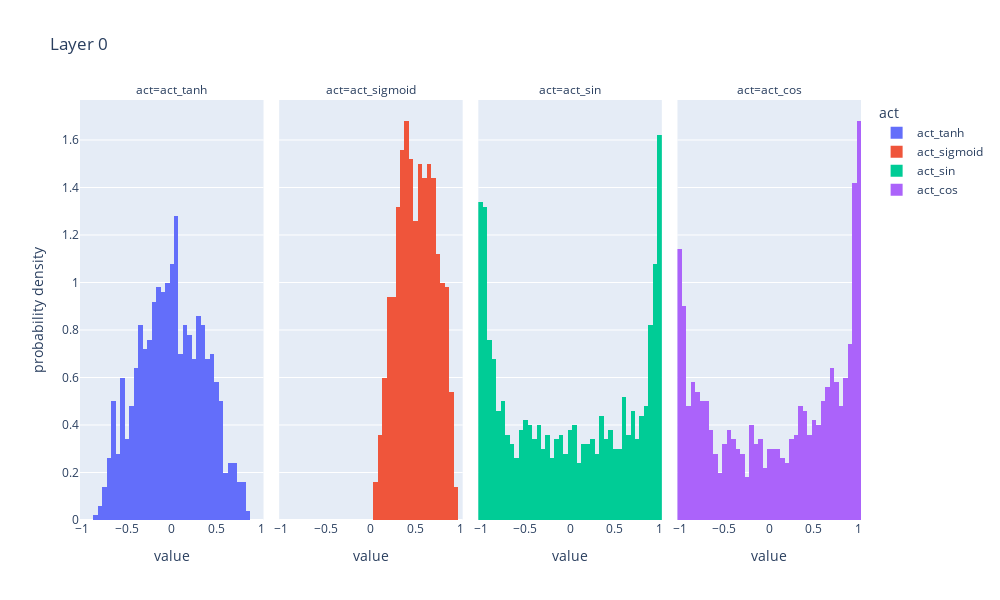
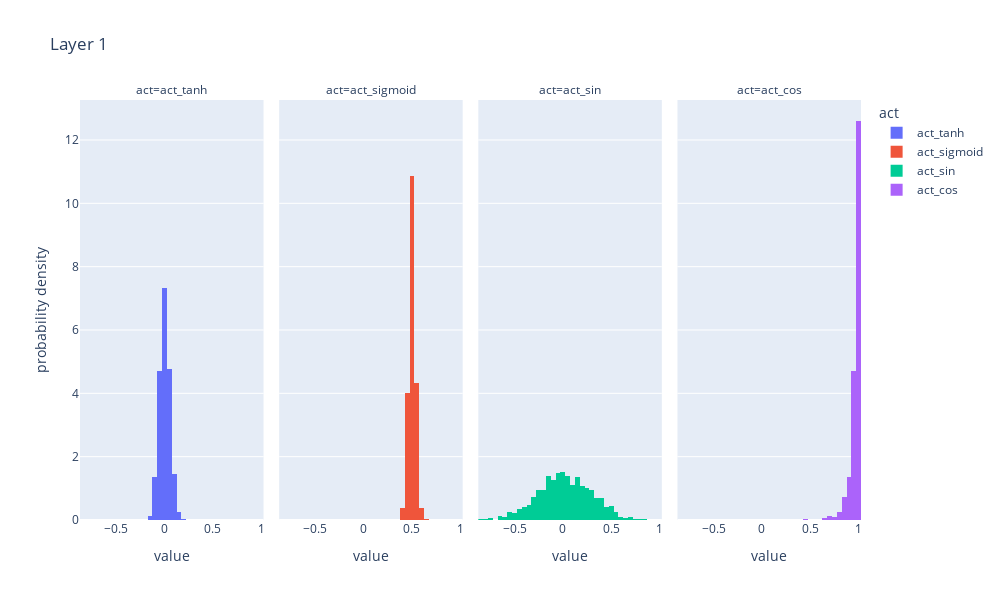

Notebook code for these charts, in order:
### Code cell
o, intermediate_acts = net.forward_with_activations(x_enc)

for i, (h, acts) in enumerate(intermediate_acts):
    if len(acts) < 1:
        continue
    plot_acts(acts, title=f'Layer {i}')
    display(h.plt)

### Figure 1 — Plotly figure (JSON) as saved in the notebook; plotly's stock layout.template omitted (floating-point values rounded to 4 significant figures; data arrays with more than 128 entries replaced by an {"elided": "..."} marker saying what was removed)
{"data": [{"alignmentgroup": "True", "bingroup": "x", "histnorm": "probability density", "hovertemplate": "act=act_tanh<br>value=%{x}<br>probability density=%{y}<extra></extra>", "legendgroup": "act_tanh", "marker": {"color": "#636efa", "pattern": {"shape": ""}}, "name": "act_tanh", "offsetgroup": "act_tanh", "orientation": "v", "showlegend": true, "type": "histogram", "x": {"elided": "1000 float values"}, "xaxis": "x", "yaxis": "y"}, {"alignmentgroup": "True", "bingroup": "x", "histnorm": "probability density", "hovertemplate": "act=act_sigmoid<br>value=%{x}<br>probability density=%{y}<extra></extra>", "legendgroup": "act_sigmoid", "marker": {"color": "#EF553B", "pattern": {"shape": ""}}, "name": "act_sigmoid", "offsetgroup": "act_sigmoid", "orientation": "v", "showlegend": true, "type": "histogram", "x": {"elided": "1000 float values"}, "xaxis": "x2", "yaxis": "y2"}, {"alignmentgroup": "True", "bingroup": "x", "histnorm": "probability density", "hovertemplate": "act=act_sin<br>value=%{x}<br>probability density=%{y}<extra></extra>", "legendgroup": "act_sin", "marker": {"color": "#00cc96", "pattern": {"shape": ""}}, "name": "act_sin", "offsetgroup": "act_sin", "orientation": "v", "showlegend": true, "type": "histogram", "x": {"elided": "1000 float values"}, "xaxis": "x3", "yaxis": "y3"}, {"alignmentgroup": "True", "bingroup": "x", "histnorm": "probability density", "hovertemplate": "act=act_cos<br>value=%{x}<br>probability density=%{y}<extra></extra>", "legendgroup": "act_cos", "marker": {"color": "#ab63fa", "pattern": {"shape": ""}}, "name": "act_cos", "offsetgroup": "act_cos", "orientation": "v", "showlegend": true, "type": "histogram", "x": {"elided": "1000 float values"}, "xaxis": "x4", "yaxis": "y4"}], "layout": {"annotations": [{"font": {}, "showarrow": false, "text": "act=act_tanh", "x": 0.1175, "xanchor": "center", "xref": "paper", "y": 1, "yanchor": "bottom", "yref": "paper"}, {"font": {}, "showarrow": false, "text": "act=act_sigmoid", "x": 0.3725, "xanchor": "center", "xref": "paper", "y": 1, "yanchor": "bottom", "yref": "paper"}, {"font": {}, "showarrow": false, "text": "act=act_sin", "x": 0.6275, "xanchor": "center", "xref": "paper", "y": 1, "yanchor": "bottom", "yref": "paper"}, {"font": {}, "showarrow": false, "text": "act=act_cos", "x": 0.8825, "xanchor": "center", "xref": "paper", "y": 1, "yanchor": "bottom", "yref": "paper"}], "autosize": false, "barmode": "relative", "height": 600, "legend": {"title": {"text": "act"}, "tracegroupgap": 0}, "title": {"text": "Layer 0"}, "width": 1000, "xaxis": {"anchor": "y", "autorange": true, "domain": [0, 0.235], "range": [-1.025, 1.025], "title": {"text": "value"}, "type": "linear"}, "xaxis2": {"anchor": "y2", "autorange": true, "domain": [0.255, 0.49], "matches": "x", "range": [-1.025, 1.025], "title": {"text": "value"}, "type": "linear"}, "xaxis3": {"anchor": "y3", "autorange": true, "domain": [0.51, 0.745], "matches": "x", "range": [-1.025, 1.025], "title": {"text": "value"}, "type": "linear"}, "xaxis4": {"anchor": "y4", "autorange": true, "domain": [0.765, 1.0], "matches": "x", "range": [-1.025, 1.025], "title": {"text": "value"}, "type": "linear"}, "yaxis": {"anchor": "x", "autorange": true, "domain": [0, 1], "range": [0, 1.768], "title": {"text": "probability density"}}, "yaxis2": {"anchor": "x2", "autorange": true, "domain": [0, 1], "matches": "y", "range": [0, 1.768], "showticklabels": false}, "yaxis3": {"anchor": "x3", "autorange": true, "domain": [0, 1], "matches": "y", "range": [0, 1.768], "showticklabels": false}, "yaxis4": {"anchor": "x4", "autorange": true, "domain": [0, 1], "matches": "y", "range": [0, 1.768], "showticklabels": false}}}

### Figure 2 — Plotly figure (JSON) as saved in the notebook; plotly's stock layout.template omitted (floating-point values rounded to 4 significant figures; data arrays with more than 128 entries replaced by an {"elided": "..."} marker saying what was removed)
{"data": [{"alignmentgroup": "True", "bingroup": "x", "histnorm": "probability density", "hovertemplate": "act=act_tanh<br>value=%{x}<br>probability density=%{y}<extra></extra>", "legendgroup": "act_tanh", "marker": {"color": "#636efa", "pattern": {"shape": ""}}, "name": "act_tanh", "offsetgroup": "act_tanh", "orientation": "v", "showlegend": true, "type": "histogram", "x": {"elided": "1000 float values"}, "xaxis": "x", "yaxis": "y"}, {"alignmentgroup": "True", "bingroup": "x", "histnorm": "probability density", "hovertemplate": "act=act_sigmoid<br>value=%{x}<br>probability density=%{y}<extra></extra>", "legendgroup": "act_sigmoid", "marker": {"color": "#EF553B", "pattern": {"shape": ""}}, "name": "act_sigmoid", "offsetgroup": "act_sigmoid", "orientation": "v", "showlegend": true, "type": "histogram", "x": {"elided": "1000 float values"}, "xaxis": "x2", "yaxis": "y2"}, {"alignmentgroup": "True", "bingroup": "x", "histnorm": "probability density", "hovertemplate": "act=act_sin<br>value=%{x}<br>probability density=%{y}<extra></extra>", "legendgroup": "act_sin", "marker": {"color": "#00cc96", "pattern": {"shape": ""}}, "name": "act_sin", "offsetgroup": "act_sin", "orientation": "v", "showlegend": true, "type": "histogram", "x": {"elided": "1000 float values"}, "xaxis": "x3", "yaxis": "y3"}, {"alignmentgroup": "True", "bingroup": "x", "histnorm": "probability density", "hovertemplate": "act=act_cos<br>value=%{x}<br>probability density=%{y}<extra></extra>", "legendgroup": "act_cos", "marker": {"color": "#ab63fa", "pattern": {"shape": ""}}, "name": "act_cos", "offsetgroup": "act_cos", "orientation": "v", "showlegend": true, "type": "histogram", "x": {"elided": "1000 float values"}, "xaxis": "x4", "yaxis": "y4"}], "layout": {"annotations": [{"font": {}, "showarrow": false, "text": "act=act_tanh", "x": 0.1175, "xanchor": "center", "xref": "paper", "y": 1, "yanchor": "bottom", "yref": "paper"}, {"font": {}, "showarrow": false, "text": "act=act_sigmoid", "x": 0.3725, "xanchor": "center", "xref": "paper", "y": 1, "yanchor": "bottom", "yref": "paper"}, {"font": {}, "showarrow": false, "text": "act=act_sin", "x": 0.6275, "xanchor": "center", "xref": "paper", "y": 1, "yanchor": "bottom", "yref": "paper"}, {"font": {}, "showarrow": false, "text": "act=act_cos", "x": 0.8825, "xanchor": "center", "xref": "paper", "y": 1, "yanchor": "bottom", "yref": "paper"}], "autosize": false, "barmode": "relative", "height": 600, "legend": {"title": {"text": "act"}, "tracegroupgap": 0}, "title": {"text": "Layer 1"}, "width": 1000, "xaxis": {"anchor": "y", "autorange": true, "domain": [0, 0.235], "range": [-0.875, 1.025], "title": {"text": "value"}, "type": "linear"}, "xaxis2": {"anchor": "y2", "autorange": true, "domain": [0.255, 0.49], "matches": "x", "range": [-0.875, 1.025], "title": {"text": "value"}, "type": "linear"}, "xaxis3": {"anchor": "y3", "autorange": true, "domain": [0.51, 0.745], "matches": "x", "range": [-0.875, 1.025], "title": {"text": "value"}, "type": "linear"}, "xaxis4": {"anchor": "y4", "autorange": true, "domain": [0.765, 1.0], "matches": "x", "range": [-0.875, 1.025], "title": {"text": "value"}, "type": "linear"}, "yaxis": {"anchor": "x", "autorange": true, "domain": [0, 1], "range": [0, 13.26], "title": {"text": "probability density"}}, "yaxis2": {"anchor": "x2", "autorange": true, "domain": [0, 1], "matches": "y", "range": [0, 13.26], "showticklabels": false}, "yaxis3": {"anchor": "x3", "autorange": true, "domain": [0, 1], "matches": "y", "range": [0, 13.26], "showticklabels": false}, "yaxis4": {"anchor": "x4", "autorange": true, "domain": [0, 1], "matches": "y", "range": [0, 13.26], "showticklabels": false}}}
